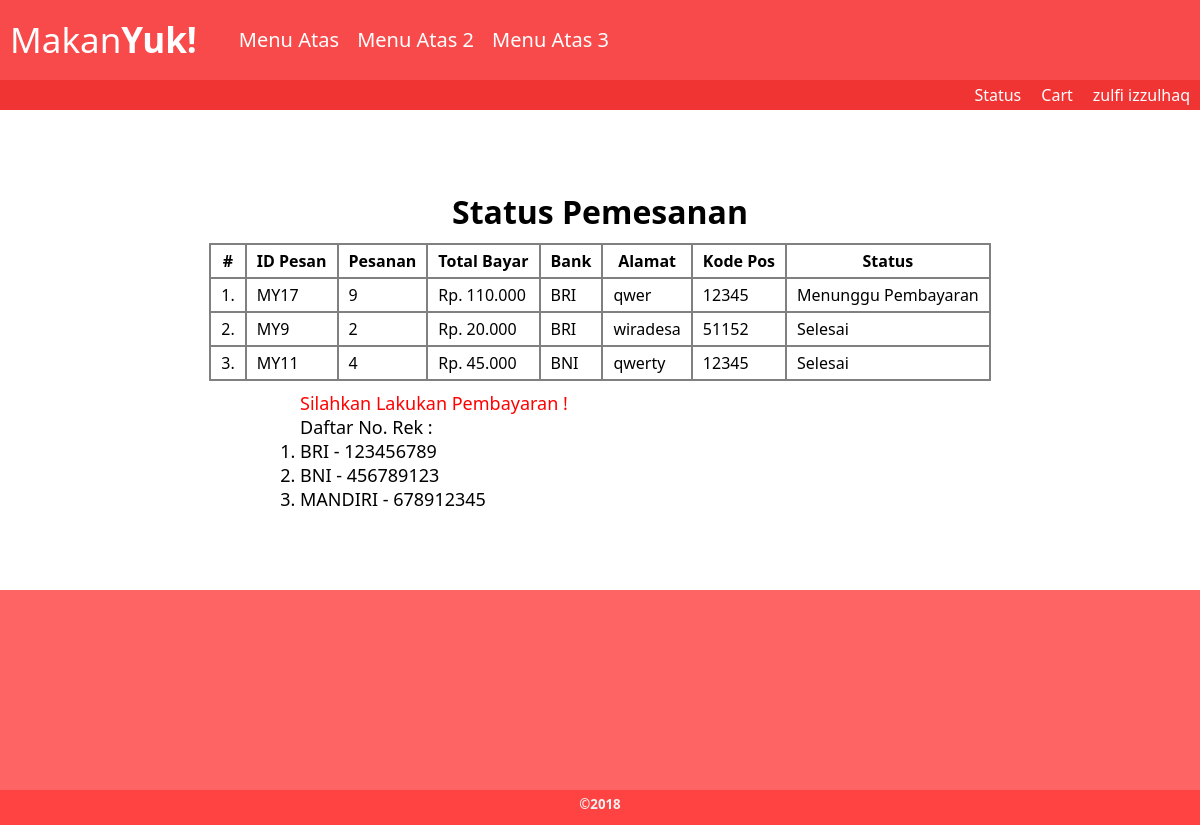
The app's page /status.php (signed in) with its own data.
### tables this page shows
CREATE TABLE `pembayaran` (
  `id_pembayaran` int(11) NOT NULL,
  `id_user` int(11) NOT NULL,
  `alamat` varchar(250) NOT NULL,
  `kode_pos` int(11) NOT NULL,
  `total_pesan` int(11) NOT NULL,
  `total_bayar` int(11) NOT NULL,
  `metode_bayar` varchar(50) NOT NULL,
  `status_pesan` varchar(150) NOT NULL,
  `tanggal_bayar` date NOT NULL
);

### status.php (the view, shortened to what this page needs)
<?php
include "pages/header.php";
 ?>
 <div class="status">
   <h1>Status Pemesanan</h1>
   <table>
     <tr>
       <th>#</th>
       <th>ID Pesan</th>
       <th>Pesanan</th>
       <th>Total Bayar</th>
       <th>Bank</th>
       <th>Alamat</th>
       <th>Kode Pos</th>
       <th>Status</th>
     </tr>
     <?php
      $no = 1;
      $query = "SELECT * FROM pembayaran WHERE id_user='$idUser' ORDER BY status_pesan ASC";
      $ambilPembayaran = mysqli_query($konek, $query);
      while ($data = mysqli_fetch_array($ambilPembayaran)) {
      ?>
     <tr>
       <td><?php echo $no; ?>.</td>
       <td>MY<?php echo $data['id_pembayaran']; ?></td>
       <td><?php echo $data['total_pesan']; ?></td>
       <td>Rp. <?php echo number_format($data['total_bayar'], 0, ',', '.'); ?></td>
       <td><?php echo $data['metode_bayar']; ?></td>
       <td><?php echo $data['alamat']; ?></td>
       <td><?php echo $data['kode_pos']; ?></td>
       <td><?php echo $data['status_pesan']; ?></td>
     </tr>
     <?php
      $no++;
      }
      ?>
   </table>
   <div class="pesanPembayaran">
     <marquee class="error">Silahkan Lakukan Pembayaran !</marquee>
     <p>Daftar No. Rek :</p>
     <ol>
       <li>BRI - 123456789</li>
       <li>BNI - 456789123</li>
       <li>MANDIRI - 678912345</li>
     </ol>
   </div>
 </div>

### records on screen
pembayaran: id_pembayaran "17", total_pesan "9", total_bayar "110.000", metode_bayar "BRI", alamat "qwer", kode_pos "12345", status_pesan "Menunggu Pembayaran"
pembayaran: id_pembayaran "9", total_pesan "2", total_bayar "20.000", metode_bayar "BRI", alamat "wiradesa", kode_pos "51152", status_pesan "Selesai"
pembayaran: id_pembayaran "11", total_pesan "4", total_bayar "45.000", metode_bayar "BNI", alamat "qwerty", kode_pos "12345", status_pesan "Selesai"

### other values on screen
$_SESSION['nama'] "zulfi izzulhaq"
